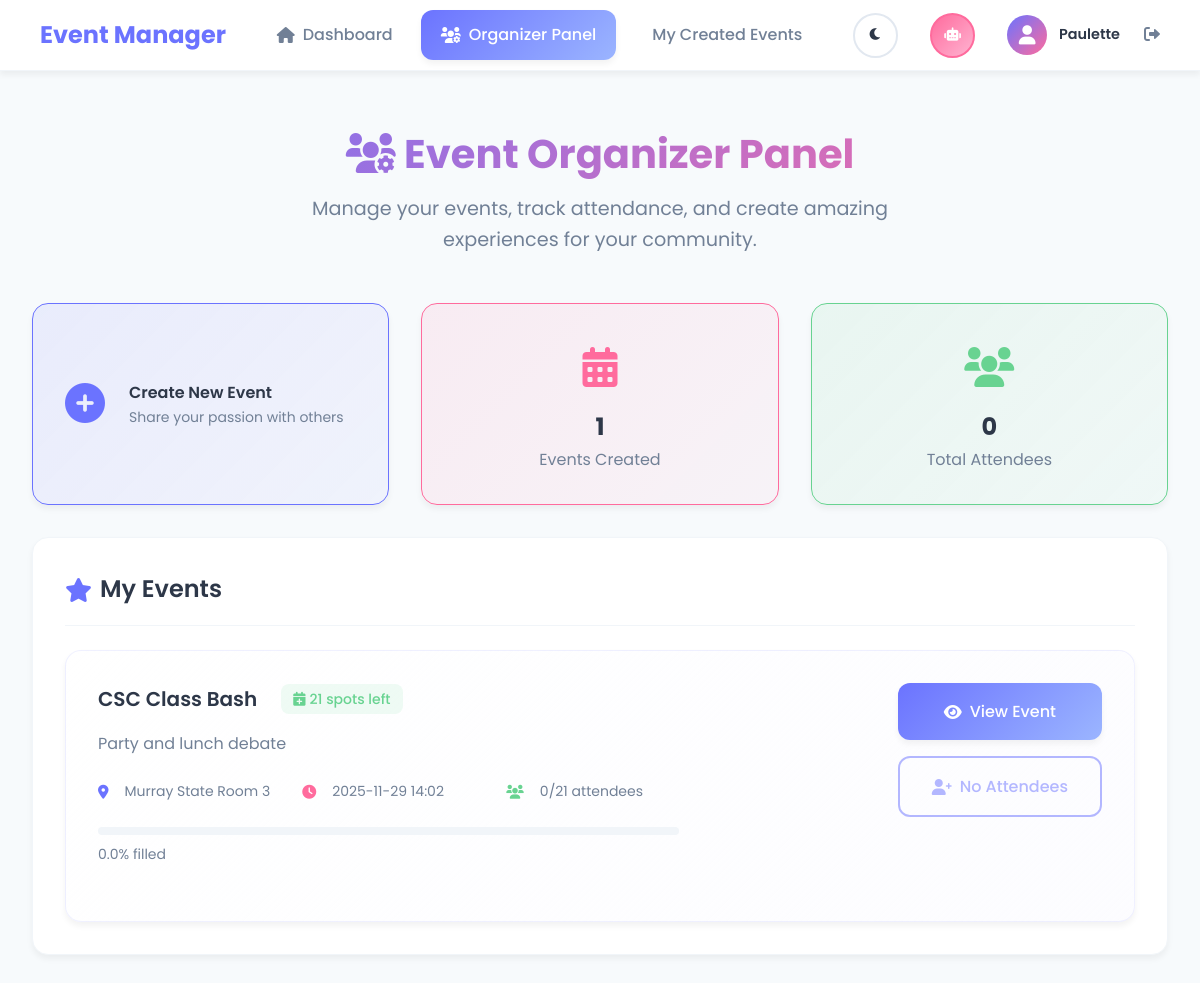
The page /organizer (signed in) on the database its author committed.
### tables this page shows
CREATE TABLE schedules (
            id INTEGER PRIMARY KEY, event_id INTEGER, start TEXT, end TEXT
        );

CREATE TABLE events (
            id INTEGER PRIMARY KEY, title TEXT, description TEXT, venue_id INTEGER,
            organizer_id INTEGER, capacity INTEGER
        );

CREATE TABLE venues (
            id INTEGER PRIMARY KEY, name TEXT, address TEXT, capacity INTEGER
        );

### app.py (the view)
@app.route('/organizer')
@login_required
def organizer_panel():
    events = db.get_events_by_organizer(session['user_id'])
    for event in events:
        attendees = db.get_event_attendees(event['id'])  # Get all registered users
        event['registered_count'] = len(attendees)       # Count registrations
        event['attendees'] = attendees                   # Store attendee data for management
    return render_template('organizer.html', events=events)

### app.py (called while the page is built)
def login_required(f):
    from functools import wraps
    @wraps(f)
    def decorated_function(*args, **kwargs):
        if 'user_id' not in session:
            flash('Please log in to access this page', 'error')
            return redirect(url_for('login_page'))
        return f(*args, **kwargs)
    return decorated_function

### db.py (called while the page is built)
    def get_event_attendees(self, event_id):
        cur = self.conn.cursor()
        cur.execute('''
        SELECT u.id,u.name,u.email,u.role, r.created_at as registration_date
        FROM registrations r
        JOIN users u ON u.id=r.user_id
        WHERE r.event_id=?
        ORDER BY r.created_at
        ''', (event_id,))
        return [dict(r) for r in cur.fetchall()]

    def get_events_by_organizer(self, org_id):
        cur = self.conn.cursor()
        cur.execute('''
        SELECT e.id,e.title,e.description,e.capacity, v.name as venue_name, s.start
        FROM events e
        LEFT JOIN venues v ON e.venue_id=v.id
        LEFT JOIN schedules s ON s.event_id=e.id
        WHERE e.organizer_id=?
        ORDER BY s.start IS NULL, s.start
        ''', (org_id,))
        return [dict(r) for r in cur.fetchall()]

### templates/organizer.html (shortened to what this page needs)
{% extends "base.html" %}
{% block content %}
<div class="container">
    <div class="page-header">
        <h1 class="page-title">
            <i class="fas fa-users-cog"></i>
            Event Organizer Panel
        </h1>
        <p class="page-subtitle">
            Manage your events, track attendance, and create amazing experiences for your community.
        </p>
    </div>
    <div class="grid grid-cols-3 mb-4">
        <a href="{{ url_for('create_event') }}" class="card flex items-center gap-3" style="text-decoration: none; background: linear-gradient(135deg, rgba(107, 115, 255, 0.1), rgba(107, 115, 255, 0.05)); border: 1px solid var(--primary-color);">
            <div style="font-size: 2.5rem; color: var(--primary-color);">
                <i class="fas fa-plus-circle"></i>
            </div>
            <div>
                <h4 class="font-semibold text-primary">Create New Event</h4>
                <p class="text-secondary text-sm">Share your passion with others</p>
            </div>
        </a>
        <div class="card text-center" style="background: linear-gradient(135deg, rgba(255, 107, 157, 0.1), rgba(255, 107, 157, 0.05)); border: 1px solid var(--secondary-color);">
            <div style="font-size: 2.5rem; color: var(--secondary-color); margin-bottom: 0.5rem;">
                <i class="fas fa-calendar-alt"></i>
            </div>
            <h3 class="text-2xl font-bold text-primary">{{ events|length }}</h3>
            <p class="text-secondary">Events Created</p>
        </div>
        <div class="card text-center" style="background: linear-gradient(135deg, rgba(104, 211, 145, 0.1), rgba(104, 211, 145, 0.05)); border: 1px solid var(--success-color);">
            <div style="font-size: 2.5rem; color: var(--success-color); margin-bottom: 0.5rem;">
                <i class="fas fa-users"></i>
            </div>
            <h3 class="text-2xl font-bold text-primary">
                {% set total_attendees = events|sum(attribute='registered_count') %}
                {{ total_attendees }}
            </h3>
            <p class="text-secondary">Total Attendees</p>
        </div>
    </div>
    {% if events %}
    <div class="card">
        <div class="card-header">
            <h2 class="card-title">
                <i class="fas fa-star"></i>
                My Events
            </h2>
        </div>
        <div class="grid grid-cols-1 gap-4">
            {% for event in events %}
            <div class="card" style="background: linear-gradient(135deg, rgba(255, 255, 255, 0.8), rgba(107, 115, 255, 0.02)); border: 1px solid rgba(107, 115, 255, 0.1);">
                <div class="flex justify-between items-start">
                    <div class="flex-1">
                        <div class="flex items-center gap-3 mb-2">
                            <h3 class="text-xl font-semibold text-primary">{{ event.title }}</h3>
                            {% if event.registered_count >= event.capacity %}
                                <span class="status-badge status-full">
                                    <i class="fas fa-users"></i>
                                    Full
                                </span>
                            {% else %}
                                <span class="status-badge status-available">
                                    <i class="fas fa-calendar-plus"></i>
                                    {{ event.capacity - event.registered_count }} spots left
                                </span>
                            {% endif %}
                        </div>
                        {% if event.description %}
                        <p class="text-secondary mb-3">{{ event.description }}</p>
                        {% endif %}
                        <div class="grid grid-cols-3 gap-4 text-sm text-secondary mb-3">
                            {% if event.venue_name %}
                            <div class="flex items-center gap-2">
                                <i class="fas fa-map-marker-alt" style="color: var(--primary-color);"></i>
                                <span>{{ event.venue_name }}</span>
                            </div>
                            {% endif %}
                            {% if event.start %}
                            <div class="flex items-center gap-2">
                                <i class="fas fa-clock" style="color: var(--secondary-color);"></i>
                                <span>{{ event.start }}</span>
                            </div>
                            {% endif %}
                            <div class="flex items-center gap-2">
                                <i class="fas fa-users" style="color: var(--success-color);"></i>
                                <span>{{ event.registered_count }}/{{ event.capacity }} attendees</span>
                            </div>
                        </div>
                        {% if event.capacity %}
                        <div class="mb-3">
                            {% set percentage = (event.registered_count / event.capacity * 100)|round %}
                            <div style="background: var(--border-light); border-radius: 10px; height: 8px; overflow: hidden;">
                            </div>
                            <p class="text-sm text-secondary mt-1">{{ percentage }}% filled</p>
                        </div>
                        {% endif %}
                    </div>
                    <div class="flex flex-col gap-2 ml-4">
                        <a href="{{ url_for('event_detail', event_id=event.id) }}" class="btn btn-primary">
                            <i class="fas fa-eye"></i>
                            View Event
                        </a>
                        {% if event.attendees %}
                        <button class="btn btn-secondary" onclick="toggleAttendees({{ event.id }})">
                            <i class="fas fa-users"></i>
                            View Attendees
                        </button>
                        {% else %}
                        <button class="btn btn-outline" disabled style="opacity: 0.5;">
                            <i class="fas fa-user-plus"></i>
                            No Attendees
                        </button>
                        {% endif %}
                    </div>
                </div>
            </div>
            {% endfor %}
        </div>
    </div>
    {% endif %}
</div>
{% endblock %}

### static/css/style.css (style rules this page uses)
* { margin: 0; padding: 0; box-sizing: border-box; }
:root { --primary-color: #6B73FF; --primary-light: #9BB5FF; --primary-dark: #4A5568; --secondary-color: #FF6B9D; --secondary-light: #FFB3D1; --success-color: #68D391; --warning-color: #F6E05E; --error-color: #FC8181; --info-color: #63B3ED; --bg-primary: #F7FAFC; --bg-secondary: #EDF2F7; --bg-white: #FFFFFF; --bg-card: #FFFFFF; --text-primary: #2D3748; --text-secondary: #718096; --text-light: #A0AEC0; --border-color: #E2E8F0; --border-light: #F1F5F9; --shadow-sm: 0 1px 3px rgba(0, 0, 0, 0.05); --shadow-md: 0 4px 6px rgba(0, 0, 0, 0.05); --shadow-lg: 0 10px 15px rgba(0, 0, 0, 0.08); --shadow-xl: 0 20px 25px rgba(0, 0, 0, 0.1); --radius-sm: 8px; --radius-md: 12px; --radius-lg: 16px; --radius-xl: 20px; --transition: all 0.3s cubic-bezier(0.4, 0, 0.2, 1); }
body { font-family: 'Poppins', -apple-system, BlinkMacSystemFont, 'Segoe UI', sans-serif; background: var(--bg-primary); min-height: 100vh; color: var(--text-primary); line-height: 1.6; transition: background-color 0.3s ease, color 0.3s ease; }
.container { max-width: 1200px; margin: 0 auto; padding: 2rem; }
.page-header { text-align: center; margin-bottom: 3rem; }
.page-title { font-size: 2.5rem; font-weight: 700; background: linear-gradient(135deg, var(--primary-color), var(--secondary-color)); -webkit-background-clip: text; -webkit-text-fill-color: transparent; background-clip: text; margin-bottom: 0.5rem; }
.page-subtitle { font-size: 1.2rem; color: var(--text-secondary); max-width: 600px; margin: 0 auto; }
.card { background: var(--bg-card); border-radius: var(--radius-lg); padding: 2rem; box-shadow: var(--shadow-md); border: 1px solid var(--border-light); transition: var(--transition); }
.card-header { display: flex; align-items: center; justify-content: space-between; margin-bottom: 1.5rem; padding-bottom: 1rem; border-bottom: 1px solid var(--border-light); }
.card-title { font-size: 1.5rem; font-weight: 600; color: var(--text-primary); display: flex; align-items: center; gap: 0.5rem; }
.card-title i { color: var(--primary-color); }
.btn { display: inline-flex; align-items: center; justify-content: center; gap: 0.5rem; padding: 1rem 2rem; border: none; border-radius: var(--radius-md); font-size: 1rem; font-weight: 500; font-family: inherit; text-decoration: none; cursor: pointer; transition: var(--transition); position: relative; overflow: hidden; }
.btn::before { content: ''; position: absolute; top: 0; left: -100%; width: 100%; height: 100%; background: linear-gradient(90deg, transparent, rgba(255, 255, 255, 0.2), transparent); transition: var(--transition); }
.btn-primary { background: linear-gradient(135deg, var(--primary-color), var(--primary-light)); color: white; box-shadow: var(--shadow-md); }
.btn-outline { background: transparent; border: 2px solid var(--primary-color); color: var(--primary-color); }
.grid { display: grid; gap: 2rem; }
.grid-cols-1 { grid-template-columns: repeat(1, 1fr); }
.grid-cols-3 { grid-template-columns: repeat(3, 1fr); }
.text-center { text-align: center; }
.mb-2 { margin-bottom: 1rem; }
.mb-3 { margin-bottom: 1.5rem; }
.mb-4 { margin-bottom: 2rem; }
.mt-1 { margin-top: 0.5rem; }
.flex { display: flex; }
.flex-col { flex-direction: column; }
.items-center { align-items: center; }
.justify-between { justify-content: space-between; }
.gap-2 { gap: 1rem; }
.gap-3 { gap: 1.5rem; }
.text-sm { font-size: 0.875rem; }
.text-xl { font-size: 1.25rem; }
.text-2xl { font-size: 1.5rem; }
.font-semibold { font-weight: 600; }
.font-bold { font-weight: 700; }
.text-primary { color: var(--text-primary); }
.text-secondary { color: var(--text-secondary); }
.status-badge { display: inline-flex; align-items: center; gap: 0.25rem; padding: 0.25rem 0.75rem; border-radius: var(--radius-sm); font-size: 0.875rem; font-weight: 500; }
.status-available { background: rgba(104, 211, 145, 0.1); color: var(--success-color); }

### rows shown on the page
schedules: title "CSC Class Bash", event.capacity-event.registered_count "21", description "Party and lunch debate", venue_name "Murray State Room 3", start "2025-11-29 14:02", registered_count "0", capacity "21", percentage "0.0"

### other values the page prints
{{ session.user_name }} "Paulette"
{{ events|length }} "1"
{{ total_attendees }} "0"
